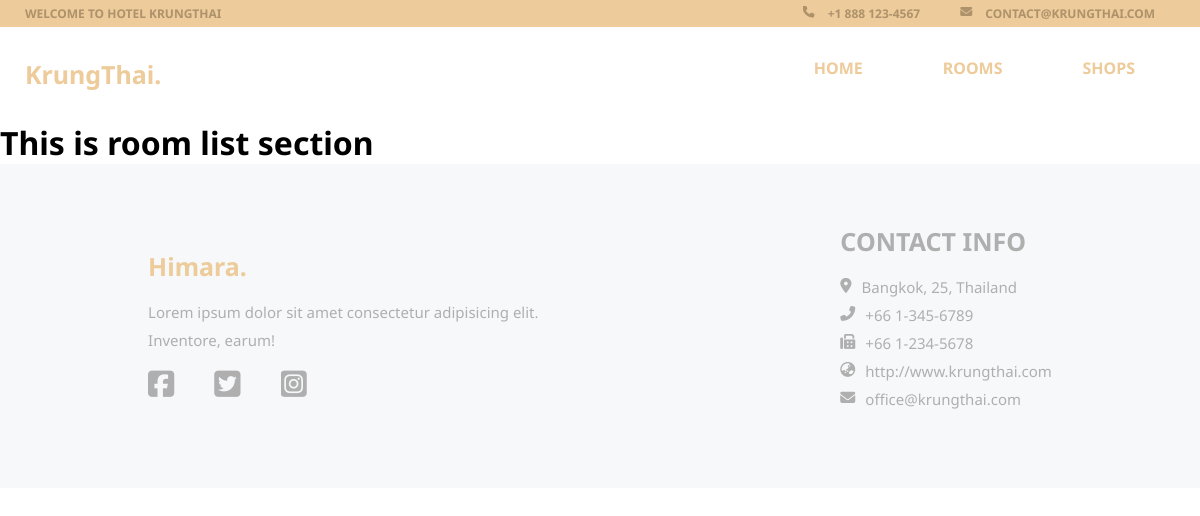
Page /rooms/ on the earlier database version.
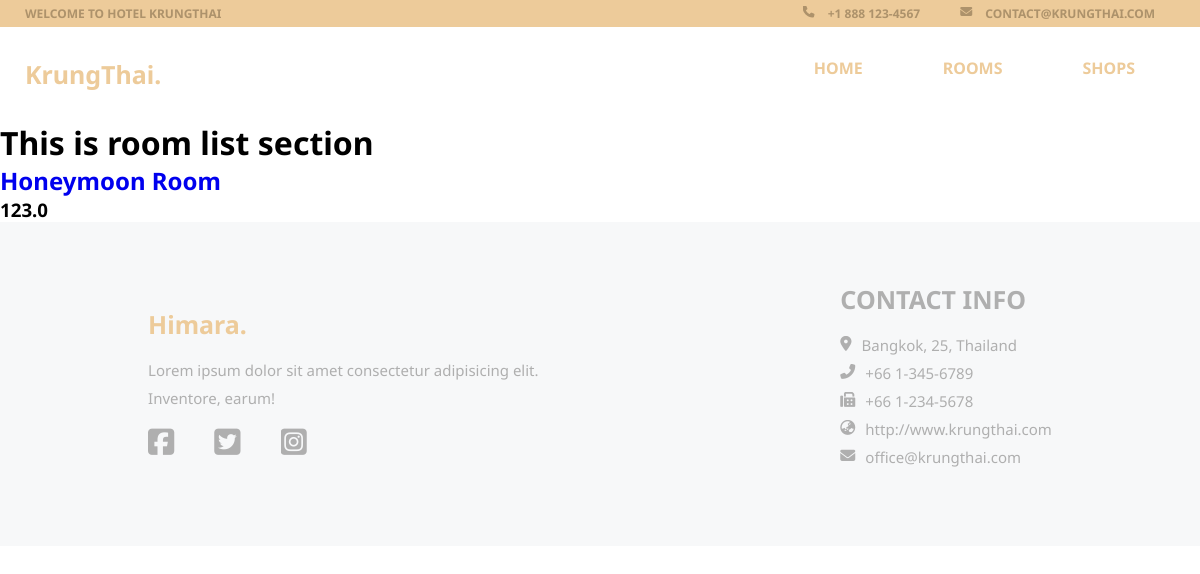
Same page on the later database version.
### rooms/models.py (models this page shows, shortened)
class Room(TimeStampModel):
    BED_SINGLE = 'single'
    BED_DELUXE = 'deluxe'
    BED_QUEEN = 'queen'
    BED_KING = 'king'
    BED_CHOICES = [
        (BED_SINGLE, 'Single'),
        (BED_DELUXE, 'Deluxe'),
        (BED_QUEEN, 'Queen'),
        (BED_KING, 'King'),
    ]
    name = models.CharField(max_length=140, verbose_name='Room Name')
    description = models.TextField(verbose_name='Room Description')
    price = models.FloatField(verbose_name='Room Rate')
    bed_type = models.CharField(choices=BED_CHOICES, max_length=10, verbose_name='Bed Type')
    smoke = models.BooleanField(verbose_name='Smoking Availability', default=False)
    early_checkin = models.BooleanField(verbose_name='Early Check-in', default=False)
    check_in = models.TimeField()
    check_out = models.TimeField()
    room_type = models.ForeignKey('RoomType', related_name='rooms', on_delete=models.SET_NULL, null=True, blank=True)
    amenities = models.ManyToManyField('Amenity', related_name='rooms', blank=True)
    facilities = models.ManyToManyField('Facility', related_name='rooms', blank=True)

### rooms/views.py (the view)
# urls.py: path('', views.room_list, name='rooms'),
def room_list(request):
    rooms = Room.objects.all()
    return render(request, 'rooms/room_list.html', {'rooms': rooms})

### templates/rooms/room_list.html (shortened to what this page needs)
{% extends 'base.html' %}
{% block body %}
    <h1>This is room list section</h1>
    {% for room in rooms %}
        <h2><a href="{% url 'rooms:roomdetail' room.pk %}">{{room.name}}</h2></a>
        <h3>{{room.price}}</h3>
    {% endfor %}
{% endblock body %}

### templates/base.html (shortened to what this page needs)
{% load static %}
<!DOCTYPE html>
<html lang="en">
<head>
    <link rel="stylesheet" href="{% static 'css/base.css' %}">
</head>
<body>
    {% include 'partials/header.html' %}
    {% block body %}
    {% endblock body %}
    {% include 'partials/footer.html' %}
</body>
</html>

### templates/partials/header.html
<header>
    <p class="welcome-msg">welcome to hotel KrungThai</p>
    <div class="top-right-menu">
        <ul class="top-menu">
            <li>
                <i class="fas fa-phone"></i>
                <a href="#"> +1 888 123-4567</a>
            </li>
            <li>
                <i class="fas fa-envelope"></i>
                <a href="#"> contact@krungthai.com</a>
            </li>
        </ul>
    </div>
</header>
<nav>
    <p class="logo">
        <a href="{% url 'core:home' %}">KrungThai.</a>
    </p>
    <div class="navbar-items">
        <ul class="navbar-item">
            <li><a href="{% url 'core:home' %}">home</a></li>
            <li><a href="{% url 'rooms:rooms' %}">rooms</a></li>
            <li><a href="{% url 'shops:shopitem' %}">shops</a></li>
        </ul>
    </div>
</nav>

### templates/partials/footer.html
<footer>
    <div class="footer-widgets">
        <div class="container">
            <div class="col-footer">
                <h1 class="footer-title">Himara.</h1>
                <p class="footer-desc">Lorem ipsum dolor sit amet consectetur adipisicing elit. Inventore, earum!</p>
                <ul class="footer-sns">
                    <li><a href="#"><i class="fab fa-facebook-square"></i></a></li>
                    <li><a href="#"><i class="fab fa-twitter-square"></i></a></li>
                    <li><a href="#"><i class="fab fa-instagram-square"></i></a></li>
                </ul>
            </div>
            <div class="col-footer">
                <h1 class="footer-title">contact info</h1>
                <ul class="footer-desc">
                    <li><i class="fas fa-map-marker-alt"></i>Bangkok, 25, Thailand</li>
                    <li><i class="fas fa-phone-alt"></i>+66 1-345-6789</li>
                    <li><i class="fas fa-fax"></i>+66 1-234-5678</li>
                    <li><i class="fas fa-globe-asia"></i>http://www.krungthai.com</li>
                    <li><i class="fas fa-envelope"></i>office@krungthai.com</li>
                </ul>
            </div>
        </div>
    </div>
</footer>

### static/css/base.css (style rules this page uses)
:root { --font-family-sans-serif: 'Noto Sans', sans-serif; --base-color: #edcb9a; --top-menu-color: #ad926b; }
* { box-sizing: border-box; margin: 0; padding: 0; font-family: var(--font-family-sans-serif); overflow-x: hidden; }
a { text-decoration: none; }
ul, li { list-style: none; }
i { padding-right: 10px; }
header { background-color: var(--base-color); color: var(--top-menu-color); text-transform: uppercase; display: flex; justify-content: space-between; font-weight: 700; padding: 5px 25px; font-size: 12px; }
.top-menu { display: flex; }
.top-menu li { padding: 0 20px; }
.top-menu li a { color: var(--top-menu-color); }
nav { font-weight: 700; padding: 30px 25px; display: flex; justify-content: space-between; }
.logo a { color: var(--base-color); font-size: 25px; }
.navbar-item { display: flex; align-items: center; }
.navbar-item li { padding: 0 40px; }
.navbar-item li a { color: var(--base-color); text-transform: uppercase; }
footer { width: 100%; background-color: #f7f8f9; }
.footer-widgets { padding: 60px 0; }
.footer-widgets > .container { display: flex; justify-content: space-around; align-items: center; }
.col-footer { max-width: 33%; }
.col-footer:first-child { display: flex; flex-direction: column; }
.col-footer:first-child h1 { font-size: 25px; color: #edcb9a; margin-bottom: 15px; }
.col-footer:nth-child(2) h1 { text-transform: uppercase; font-size: 25px; margin-bottom: 15px; color: #afafaf; }
.footer-desc { font-size: 15px; color: #afafaf; line-height: 28px; margin-bottom: 15px; }
.footer-sns { display: flex; }
.footer-sns li a i { color: #afafaf; font-size: 30px; padding-right: 40px; }

Differences in the rows shown:
added Room: name "Honeymoon Room", price "123.0"
